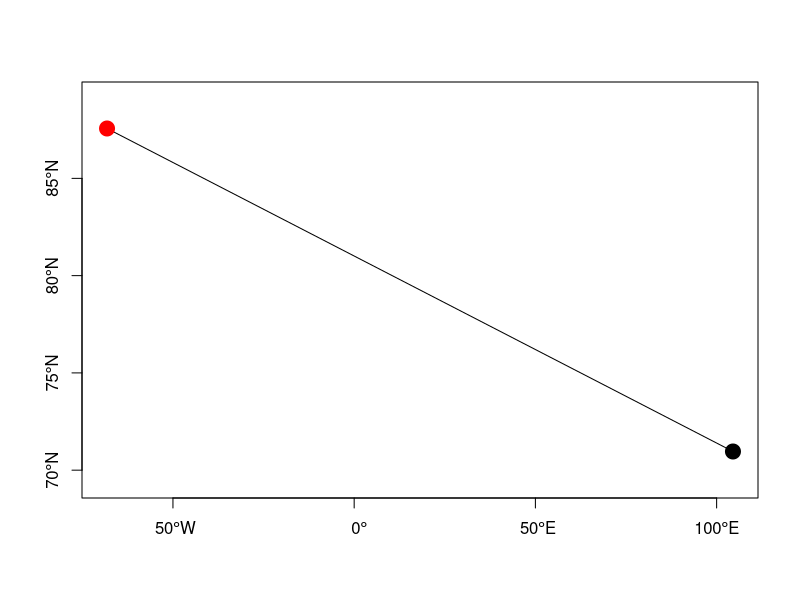

The R script that drew this image:
library(sf)
library(dplyr)

sessionInfo()
sf::sf_extSoftVersion()
#  GEOS           GDAL         proj.4 GDAL_with_GEOS     USE_PROJ_H 
# "3.8.0"        "3.0.4"        "6.3.0"         "true"         "true" 

# Example in ?st_wrap_dateline() works!
(ls1 <- st_sfc(st_linestring(rbind(c(-179,0), c(179,0))), crs = 4326))
(ls1.wrapped <- st_wrap_dateline(ls1))

# Doesn't work
(ls2 <- st_sfc(st_linestring(rbind(c(-100,0), c(100,0))), crs = 4326))
(ls2.wrapped <- st_wrap_dateline(ls2))

# Doesn't work
(ls3 <- st_sfc(st_linestring(rbind(c(-100,0), c(100,0))), crs = 4326))
(ls3.wrapped <- st_wrap_dateline(ls3, options = c("WRAPDATELINE=YES", "DATELINEOFFSET=160")))

# Works!
(ls4 <- st_sfc(st_linestring(rbind(c(-100,0), c(100,0))), crs = 4326))
(ls4.wrapped <- st_wrap_dateline(ls4, options = c("WRAPDATELINE=YES", "DATELINEOFFSET=160.000001")))

# Still works!
(ls5 <- st_sfc(st_linestring(rbind(c(-100,0), c(100,0))), crs = 4326))
(ls5.wrapped <- st_wrap_dateline(ls5, options = c("WRAPDATELINE=YES", "DATELINEOFFSET=359.9999")))

# Doesn't work
(ls6 <- st_sfc(st_linestring(rbind(c(-100,0), c(100,0))), crs = 4326))
(ls6.wrapped <- st_wrap_dateline(ls6, options = c("WRAPDATELINE=YES", "DATELINEOFFSET=360")))


###

pt1 <- c(104.50757, 70.95887)
pt2 <- c(-68.18395, 87.56392)

(180 - pt1[1]) + (pt2[1] + 180)

ls <- st_sfc(st_linestring(rbind(pt1, pt2)), crs = 4326)
(ls.wrapped <- st_wrap_dateline(x = ls, options = c("WRAPDATELINE=YES", "DATELINEOFFSET=359.999")))

plot(ls, axes = TRUE)
plot(st_sfc(st_point(pt1), crs = 4326), add = TRUE, col = "black", pch = 19, cex = 2)
plot(st_sfc(st_point(pt2), crs = 4326), add = TRUE, col = "red", pch = 19, cex = 2)
